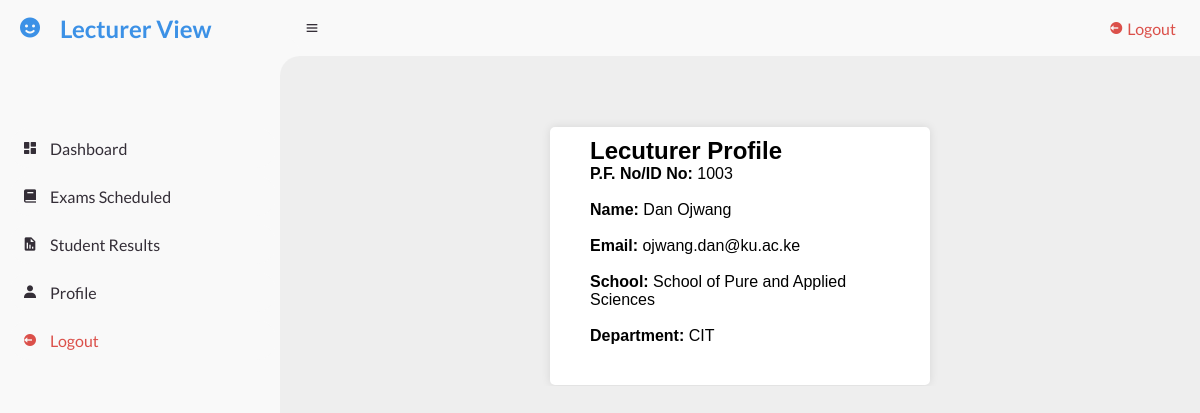
/lec_profile.php (signed in), run on the app's committed database.
### tables this page shows
CREATE TABLE `lecturers` (
  `PF_No` varchar(255) NOT NULL,
  `lec_fname` varchar(255) NOT NULL,
  `lec_lname` varchar(255) NOT NULL,
  `lec_email` varchar(255) NOT NULL,
  `password` varchar(255) NOT NULL,
  `school` varchar(50) NOT NULL,
  `dept` varchar(255) NOT NULL
);

### lec_profile.php (the view, shortened to what this page needs)
<?php
$lec_email=$_SESSION["lec_email"];
include ('connect.php');
$sql = "SELECT PF_No, lec_fname, lec_lname, lec_email, school, dept
FROM lecturers WHERE lec_email = '$lec_email' ";
$result = $conn->query($sql);
if ($result->num_rows > 0) {
    $row = $result->fetch_assoc();
    $PF_No = $row["PF_No"];
    $lec_fname = $row["lec_fname"];
    $lec_lname = $row["lec_lname"];
    $lec_email = $row["lec_email"];
    $school = $row["school"];
    $dept = $row["dept"];
} else {
    echo "No results found";
}
?>
<html>
<head>
<link rel="stylesheet" href="style_student.css">
</head>
<body>
<?php require ('header_lec.php')?>
 <div style="padding:1px 16px;">
 <div class="container_register">
      <h2>Lecuturer Profile</h2>
      <form class="profile" action="" method="post" enctype="multipart/form-data">
      <label for="number"><b>P.F. No/ID No: </b></label>
      <label for="number"><?php echo $PF_No; ?></label>
      <br>
      <br>
        <label for="lec_name"><b> Name: </b></label>
        <label for="lec_name"><?php echo $lec_fname.' '. $lec_lname; ?></label>
        <br>
        <br>
        <label for="email"><b>Email: </b></label>
        <label for="email"><?php echo $lec_email; ?></label>
        <br>
        <br>
        <label for="school"><b>School: </b></label>
        <label for="school"><?php echo $school; ?></label>
        <br>
        <br>
        <label for="dept"><b>Department: </b></label>
        <label for="dept"><?php echo $dept; ?></label>
      </form>
 </div>
</div>
</body>
</html>

### style_student.css (style rules this page uses)
body { font-family: Arial, Helvetica, sans-serif; }
body { padding: 0; margin: 0; overflow: hidden; }
.container_register { width: 380px; margin: 0 auto; background-color: #fff; padding: 40px; padding-top: 10px; border-radius: 5px; box-shadow: 0px 0px 10px rgba(0, 0, 0, 0.1); margin-top: 70px; }
label { display: inline; }
h2 { color: #000; }

### style_header.css (style rules this page uses)
* { margin: 0; padding: 0; box-sizing: border-box; }
:root { --poppins: 'Poppins', sans-serif; --lato: 'Lato', sans-serif; --light: #F9F9F9; --blue: #3C91E6; --light-blue: #CFE8FF; --grey: #eee; --dark-grey: #AAAAAA; --dark: #342E37; --red: #DB504A; --yellow: #FFCE26; --light-yellow: #FFF2C6; --orange: #FD7238; --light-orange: #FFE0D3; }
html { overflow-x: hidden; }
body { background: var(--grey); overflow-x: hidden; }

### lec_profile.php (style rules this page uses)
body { padding: 0; margin: 0; }
label { display: inline; }

### data on the page
lecturers: PF_No "1003", lec_fname "Dan", lec_lname "Ojwang", lec_email "ojwang.dan@ku.ac.ke", school "School of Pure and Applied Sciences", dept "CIT"
